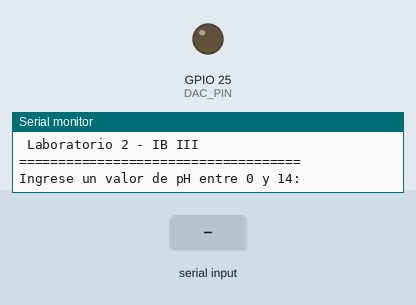
This sketch was run on a simulated ESP32. On the bench: output pins drawn as LEDs (lit = HIGH), the last lines printed to the serial monitor. Inputs (shaded band) come from the test bench.

Above: at 2.2 s.
2.3 s: "5\n" received over Serial
At 3.1 s:
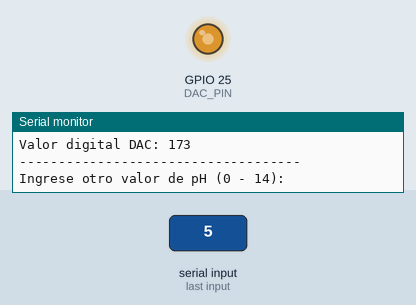
3.8 s: "90,45\n" received over Serial
Timing chart, 0 to 6.8 s (numbered marks = the images above; inputs shaded):
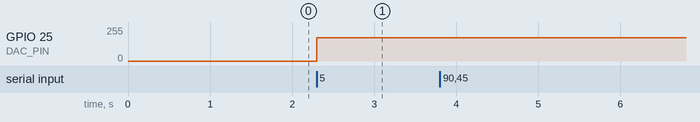

The sketch:

simulador_ph.ino
```cpp
// Laboratorio 2 - Instrumentación Biomédica III
// Acondicionamiento de señales de alta impedancia
// Simulación de electrodo de pH mediante ESP32

const int DAC_PIN = 25;

// Parámetros de la ecuación de Nernst a 25 °C
const float SLOPE = 0.05916;   // V/pH

// Factor de escala para hacer visible la señal
const float FACTOR_ESCALA = 5.0;

// Offset para mantener la señal dentro de 0 - 3.3 V
const float OFFSET = 1.65;

// Rango del DAC
const float V_DAC_MIN = 0.0;
const float V_DAC_MAX = 3.3;

void setup() {

  Serial.begin(115200);

  // Pequeña espera para iniciar el Monitor Serial
  delay(1000);

  Serial.println("====================================");
  Serial.println(" SIMULADOR DE ELECTRODO DE pH");
  Serial.println(" Laboratorio 2 - IB III");
  Serial.println("====================================");
  Serial.println("Ingrese un valor de pH entre 0 y 14:");
}

void loop() {

  // Verificar si se ingresó un dato por el Monitor Serial
  if (Serial.available() > 0) {

    // Leer el valor de pH
    float pH = Serial.parseFloat();

    // Limpiar datos restantes del Monitor Serial
    while (Serial.available() > 0) {
      Serial.read();
    }

    // Verificar que el pH esté dentro del rango permitido
    if (pH < 0.0 || pH > 14.0) {

      Serial.println("ERROR: El pH debe estar entre 0 y 14.");
      Serial.println("Ingrese nuevamente el valor de pH:");

      return;
    }

    // ------------------------------------------------
    // ECUACIÓN DE NERNST
    // E = E0 - 0.05916*(pH - 7)
    //
    // Para esta simulación se toma E0 = 0 V
    // en pH = 7.
    // ------------------------------------------------

    float E_nernst = -SLOPE * (pH - 7.0);

    // Aplicar factor de escala y offset
    float voltaje = OFFSET + (E_nernst * FACTOR_ESCALA);

    // Limitar el voltaje al rango del DAC: 0 - 3.3 V
    voltaje = constrain(voltaje, V_DAC_MIN, V_DAC_MAX);

    // Convertir el voltaje a un valor digital de 8 bits
    // DAC: 0 -> 0 V
    // DAC: 255 -> aproximadamente 3.3 V
    int dacValue = round((voltaje / 3.3) * 255.0);

    // Asegurar que el valor esté entre 0 y 255
    dacValue = constrain(dacValue, 0, 255);

    // Enviar el valor al DAC del GPIO25
    dacWrite(DAC_PIN, dacValue);

    // ------------------------------------------------
    // MOSTRAR INFORMACIÓN EN EL MONITOR SERIAL
    // ------------------------------------------------

    Serial.println("------------------------------------");

    Serial.print("pH ingresado: ");
    Serial.println(pH, 2);

    Serial.print("Voltaje Nernst: ");
    Serial.print(E_nernst, 4);
    Serial.println(" V");

    Serial.print("Voltaje entregado por DAC: ");
    Serial.print(voltaje, 4);
    Serial.println(" V");

    Serial.print("Valor digital DAC: ");
    Serial.println(dacValue);

    Serial.println("------------------------------------");
    Serial.println("Ingrese otro valor de pH (0 - 14):");
  }
}
```

Measured:
- after the input at 2.3 s, GPIO 25 (DAC_PIN): 0/255 → 173/255 at once
